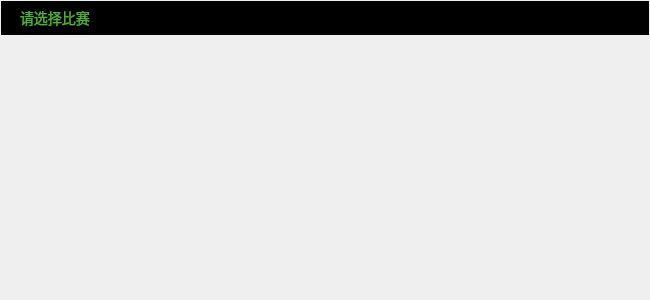
<?xml version="1.0" encoding="UTF-8"?>
<ui version="4.0">
 <class>CLiveContentSelectionDlg</class>
 <widget class="QDialog" name="CLiveContentSelectionDlg">
  <property name="geometry">
   <rect>
    <x>0</x>
    <y>0</y>
    <width>650</width>
    <height>300</height>
   </rect>
  </property>
  <property name="sizePolicy">
   <sizepolicy hsizetype="Preferred" vsizetype="Preferred">
    <horstretch>0</horstretch>
    <verstretch>0</verstretch>
   </sizepolicy>
  </property>
  <property name="maximumSize">
   <size>
    <width>650</width>
    <height>430</height>
   </size>
  </property>
  <property name="windowTitle">
   <string>CLiveContentSelectionDlg</string>
  </property>
  <property name="styleSheet">
   <string notr="true"/>
  </property>
  <layout class="QVBoxLayout" name="verticalLayout">
   <property name="spacing">
    <number>1</number>
   </property>
   <property name="leftMargin">
    <number>1</number>
   </property>
   <property name="topMargin">
    <number>1</number>
   </property>
   <property name="rightMargin">
    <number>1</number>
   </property>
   <property name="bottomMargin">
    <number>1</number>
   </property>
   <item>
    <widget class="CCustomHeadBar" name="chb_head_bar" native="true">
     <property name="minimumSize">
      <size>
       <width>648</width>
       <height>34</height>
      </size>
     </property>
     <property name="maximumSize">
      <size>
       <width>648</width>
       <height>34</height>
      </size>
     </property>
     <property name="styleSheet">
      <string notr="true">background-color: rgb(0, 0, 0);</string>
     </property>
     <layout class="QHBoxLayout" name="horizontalLayout">
      <property name="spacing">
       <number>6</number>
      </property>
      <property name="leftMargin">
       <number>19</number>
      </property>
      <property name="topMargin">
       <number>0</number>
      </property>
      <property name="bottomMargin">
       <number>0</number>
      </property>
      <item>
       <widget class="QLabel" name="labe_ltitle">
        <property name="styleSheet">
         <string notr="true">QLabel{
font-family:&quot;微软雅黑&quot;;
font-size:14px;
color:#4AB134;
background:transparent;
border:none;
}</string>
        </property>
        <property name="text">
         <string>请选择比赛</string>
        </property>
       </widget>
      </item>
      <item>
       <widget class="QLabel" name="label_timeDuration">
        <property name="styleSheet">
         <string notr="true">background:transparent;
font-family:&quot;微软雅黑&quot;;
font-size:12px;
color:#777777;
border:none;</string>
        </property>
        <property name="text">
         <string/>
        </property>
       </widget>
      </item>
      <item>
       <spacer name="horizontalSpacer">
        <property name="orientation">
         <enum>Qt::Horizontal</enum>
        </property>
        <property name="sizeHint" stdset="0">
         <size>
          <width>610</width>
          <height>20</height>
         </size>
        </property>
       </spacer>
      </item>
      <item>
       <widget class="QPushButton" name="button_close">
        <property name="minimumSize">
         <size>
          <width>12</width>
          <height>13</height>
         </size>
        </property>
        <property name="maximumSize">
         <size>
          <width>12</width>
          <height>13</height>
         </size>
        </property>
        <property name="styleSheet">
         <string notr="true">#button_close{
background:transparent;
	background-image: url(:/TQLive/images/pb_close_pressed.png);
background-repeat:no-repeat;
border:none;
}
#button_close:hover{
background-image: url(:/TQLive/images/pb_close_normal.png);
}
#button_close:pressed{
margin:1px;
padding:1px;
}</string>
        </property>
        <property name="text">
         <string/>
        </property>
       </widget>
      </item>
     </layout>
    </widget>
   </item>
   <item>
    <spacer name="verticalSpacer">
     <property name="orientation">
      <enum>Qt::Vertical</enum>
     </property>
     <property name="sizeHint" stdset="0">
      <size>
       <width>20</width>
       <height>40</height>
      </size>
     </property>
    </spacer>
   </item>
  </layout>
 </widget>
 <layoutdefault spacing="6" margin="11"/>
 <customwidgets>
  <customwidget>
   <class>CCustomHeadBar</class>
   <extends>QWidget</extends>
   <header>ccustomheadbar.h</header>
   <container>1</container>
  </customwidget>
 </customwidgets>
 <resources>
  <include location="TQLive.qrc"/>
 </resources>
 <connections/>
</ui>
